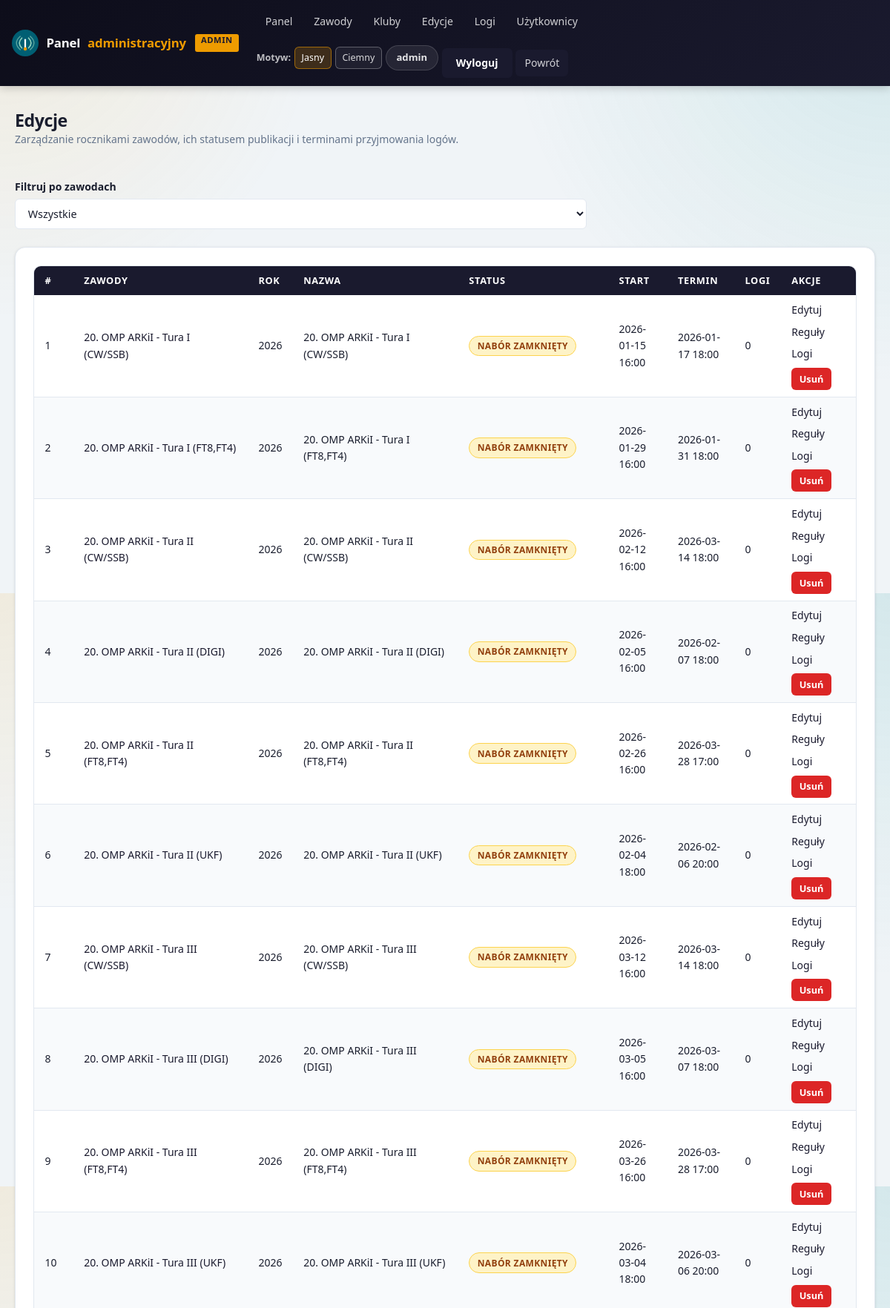
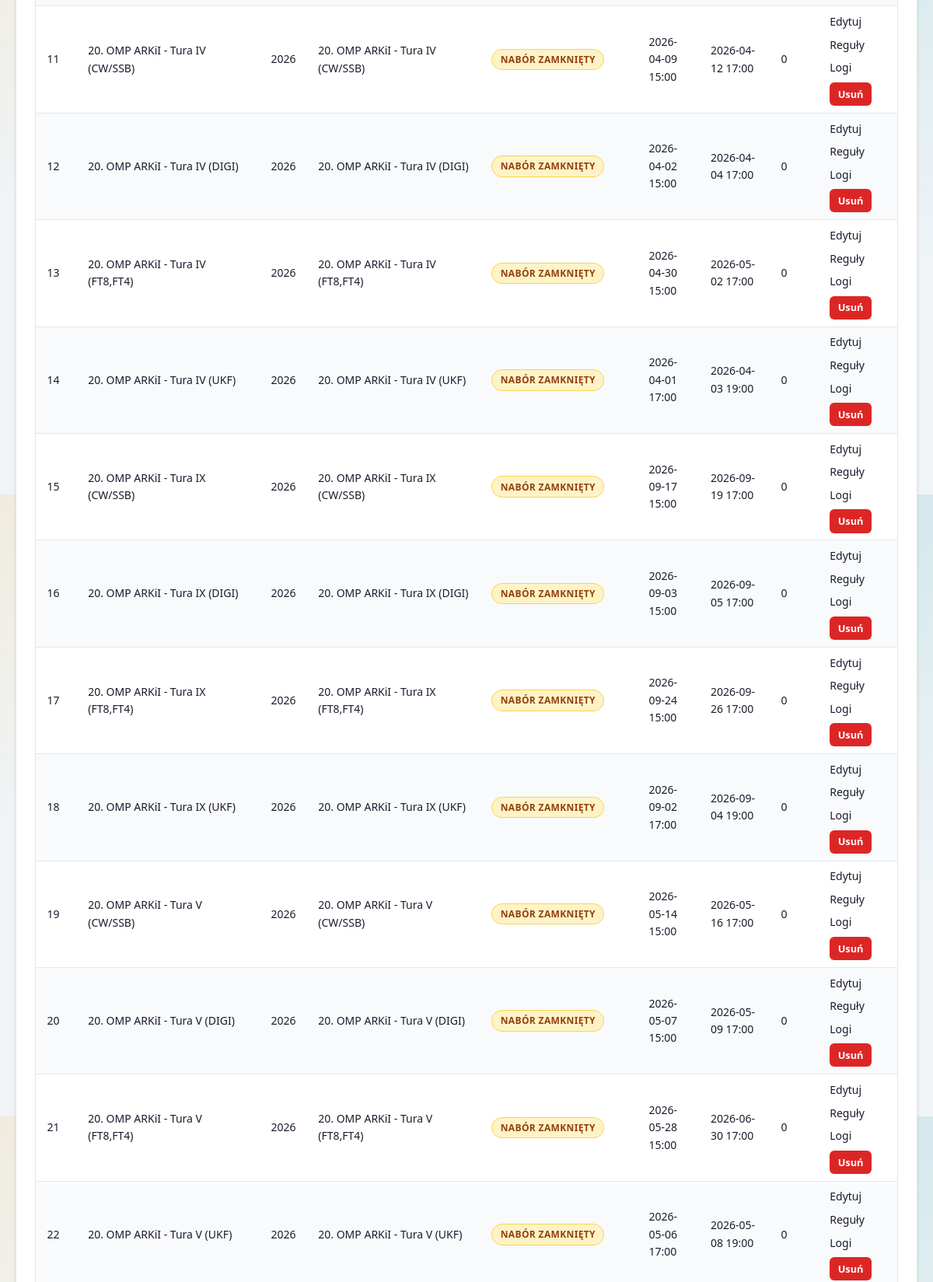
The app's page /admin/editions (signed in, upper part) with its own data (2 pictures, top to bottom).
### app/models.py (models this page shows, shortened)
class AdminUser(db.Model):
    id = db.Column(db.Integer, primary_key=True)
    username = db.Column(db.String(80), nullable=False, unique=True)
    password_hash = db.Column(db.String(255), nullable=False)
    created_at = db.Column(db.DateTime, default=datetime.utcnow, nullable=False)
    last_login_at = db.Column(db.DateTime, nullable=True)

class ContestEdition(db.Model):
    id = db.Column(db.Integer, primary_key=True)
    contest_id = db.Column(db.Integer, db.ForeignKey("contest.id"), nullable=False)
    year = db.Column(db.Integer, nullable=False)
    name = db.Column(db.String(120), nullable=True)
    description = db.Column(db.Text, nullable=True)
    status = db.Column(db.String(32), default="draft", nullable=False)
    submission_open_at = db.Column(db.DateTime, nullable=True)
    submission_deadline = db.Column(db.DateTime, nullable=True)
    created_at = db.Column(db.DateTime, default=datetime.utcnow, nullable=False)
    contest = db.relationship("Contest", back_populates="editions")
    rules = db.relationship(
        "ContestRule",
        back_populates="edition",
        cascade="all, delete-orphan",
        order_by="ContestRule.key",
    )
    logs = db.relationship(
        "ContestLog",
        back_populates="edition",
        cascade="all, delete-orphan",
        order_by="ContestLog.uploaded_at.desc()",
    )
    categories = db.relationship(
        "ContestCategory",
        back_populates="edition",
        cascade="all, delete-orphan",
        order_by="ContestCategory.name",
    )
    certificate_template = db.relationship(
        "CertificateTemplate",
        back_populates="edition",
        uselist=False,
        cascade="all, delete-orphan",
    )
    __table_args__ = (db.UniqueConstraint("contest_id", "year", name="uq_contest_edition_year"),)
    @property
    def display_name(self) -> str:
        if self.name:
            return f"{self.name} ({self.year})"
        return f"{self.contest.name} {self.year}"
    @property
    def status_label(self) -> str:
        labels = {
            "draft": "Szkic",
            "accepting_logs": "Przyjmowanie logów",
            "submission_closed": "Nabór zamknięty",
        }
        return labels.get(self.status, self.status.replace("_", " ").title())

class Contest(db.Model):
    id = db.Column(db.Integer, primary_key=True)
    name = db.Column(db.String(120), nullable=False, unique=True)
    description = db.Column(db.Text, nullable=True)
    is_yearly_recurring = db.Column(db.Boolean, default=True, nullable=False)
    created_at = db.Column(db.DateTime, default=datetime.utcnow, nullable=False)
    editions = db.relationship(
        "ContestEdition",
        back_populates="contest",
        cascade="all, delete-orphan",
        order_by="ContestEdition.year.desc()",
    )
    rule_notes = db.relationship(
        "ContestRuleNote",
        back_populates="contest",
        cascade="all, delete-orphan",
        order_by="ContestRuleNote.created_at.desc()",
    )

### app/admin.py (the view)
@admin_bp.route("/editions")
@admin_login_required
def editions():
    contest_id = request.args.get("contest_id", type=int)
    query = ContestEdition.query.join(Contest)
    if contest_id:
        query = query.filter(ContestEdition.contest_id == contest_id)
    editions_list = query.order_by(Contest.name.asc(), ContestEdition.year.desc()).all()
    contests_list = Contest.query.order_by(Contest.name.asc()).all()
    return render_template(
        "admin/editions.html",
        editions=editions_list,
        contests=contests_list,
        selected_contest_id=contest_id,
    )

### app/admin.py (called while the page is built)
@admin_bp.before_request
def require_admin_login():
    allowed_endpoints = {
        "admin.login",
        "admin.logout",
    }
    if request.endpoint in allowed_endpoints:
        return None
    if get_current_admin_user() is None:
        flash("Zaloguj się, aby uzyskać dostęp do panelu administracyjnego.", "error")
        return redirect(url_for("admin.login", next=request.full_path if request.query_string else None))

### app/admin_auth.py (called while the page is built)
def get_current_admin_user() -> AdminUser | None:
    if hasattr(g, "current_admin_user"):
        return g.current_admin_user
    user_id = session.get(SESSION_KEY)
    if not user_id:
        g.current_admin_user = None
        return None
    user = db.session.get(AdminUser, user_id)
    g.current_admin_user = user
    return user

def admin_login_required(view):
    @wraps(view)
    def wrapped(*args, **kwargs):
        if get_current_admin_user() is None:
            flash("Zaloguj się, aby uzyskać dostęp do panelu administracyjnego.", "error")
            return redirect(url_for("admin.login", next=request.full_path if request.query_string else None))
        return view(*args, **kwargs)
    return wrapped

### app/templates/admin/editions.html (shortened to what this page needs)
{% extends 'admin/base.html' %}
{% block content %}
<div class="page-header">
    <div>
        <h2>Edycje</h2>
        <p class="muted">Zarządzanie rocznikami zawodów, ich statusem publikacji i terminami przyjmowania logów.</p>
    </div>
    {% if contests %}
        <form method="get" class="filter-form">
            <div>
                <label for="contest_id">Filtruj po zawodach</label>
            <select id="contest_id" name="contest_id" onchange="this.form.submit()">
                <option value="">Wszystkie</option>
            </select>
            </div>
        </form>
    {% endif %}
</div>
<section class="card">
    {% if editions %}
        <div class="table-wrap">
            <table>
                <thead>
                    <tr>
                        <th>#</th>
                        <th>Zawody</th>
                        <th>Rok</th>
                        <th>Nazwa</th>
                        <th>Status</th>
                        <th>Start</th>
                        <th>Termin</th>
                        <th>Logi</th>
                        <th>Akcje</th>
                    </tr>
                </thead>
                <tbody>
                    {% for edition in editions %}
                    <tr>
                        <td>{{ edition.id }}</td>
                        <td><a href="{{ url_for('main.contest_detail', contest_id=edition.contest_id) }}">{{ edition.contest.name }}</a></td>
                        <td>{{ edition.year }}</td>
                        <td>{{ edition.name or '—' }}</td>
                        <td><span class="badge badge-{{ edition.status }}">{{ edition.status_label }}</span></td>
                        <td>{{ edition.submission_open_at.strftime('%Y-%m-%d %H:%M') if edition.submission_open_at else '—' }}</td>
                        <td>{{ edition.submission_deadline.strftime('%Y-%m-%d %H:%M') if edition.submission_deadline else '—' }}</td>
                        <td>{{ edition.logs | length }}</td>
                        <td>
                            <div class="table-actions">
                                <a href="{{ url_for('admin.edit_edition', edition_id=edition.id) }}">Edytuj</a>
                                <a href="{{ url_for('admin.edition_rules', edition_id=edition.id) }}">Reguły</a>
                                <a href="{{ url_for('admin.logs', edition_id=edition.id) }}">Logi</a>
                                <form method="post" action="{{ url_for('admin.delete_edition', edition_id=edition.id) }}" class="inline-action"
                                      onsubmit="return confirm('Usunąć edycję \'{{ edition.display_name }}\' oraz wszystkie jej logi?')">
                                    <button type="submit" class="btn-danger btn-sm">Usuń</button>
                                </form>
                            </div>
                        </td>
                    </tr>
                    {% endfor %}
                </tbody>
            </table>
        </div>
    {% else %}
        <p class="muted">Nie znaleziono edycji.</p>
    {% endif %}
</section>
{% endblock %}

### app/templates/admin/base.html (shortened to what this page needs)
<!doctype html>
<html lang="{{ ui_lang }}" data-theme="{{ ui_theme }}">
<head>
    <link rel="stylesheet" href="{{ url_for('static', filename='styles.css') }}">
</head>
<body class="admin-panel">
<header class="site-header admin-header">
    <div class="header-inner">
        <a class="site-logo" href="{{ url_for('admin.dashboard') }}">
            <img src="{{ url_for('static', filename='favicon.svg') }}" alt="Logo">
            <span class="site-logo-text">Panel&nbsp;<span class="logo-accent">administracyjny</span> <span class="admin-badge">ADMIN</span></span>
        </a>
        <nav class="admin-nav">
            <div class="admin-nav-primary">
                <a href="{{ url_for('admin.dashboard') }}">Panel</a>
                <a href="{{ url_for('admin.contests') }}">Zawody</a>
                <a href="{{ url_for('admin.clubs') }}">Kluby</a>
                <a href="{{ url_for('admin.editions') }}">Edycje</a>
                <a href="{{ url_for('admin.logs') }}">Logi</a>
                <a href="{{ url_for('admin.users') }}">Użytkownicy</a>
            </div>
            <div class="admin-nav-meta">
                <span class="admin-nav-label">{{ t('theme') }}:</span>
                <a href="{{ ui_url(theme='light') }}" class="nav-chip {% if ui_theme == 'light' %}active{% endif %}">{{ t('theme_light') }}</a>
                <a href="{{ ui_url(theme='dark') }}" class="nav-chip {% if ui_theme == 'dark' %}active{% endif %}">{{ t('theme_dark') }}</a>
                {% if current_admin_user %}
                    <span class="admin-user-pill">{{ current_admin_user.username }}</span>
                    <form method="post" action="{{ url_for('admin.logout') }}" class="admin-nav-form">
                        <button type="submit" class="button admin-logout">Wyloguj</button>
                    </form>
                {% endif %}
                <a href="{{ url_for('main.index') }}" class="button admin-public-link">Powrót</a>
            </div>
        </nav>
    </div>
</header>
<main class="container admin-main">
    {% block content %}{% endblock %}
</main>
</body>
</html>

### app/templates/admin/base.html (style rules this page uses)
:root { --clr-primary: #1a1a2e; --clr-primary-dark: #0d0d1a; --clr-primary-light:#2d2d5a; --clr-accent: #ee9b00; }
.site-header { background: linear-gradient(135deg, #0d0d1a 0%, #1a1a2e 100%); }
.admin-badge { display: inline-block; background: var(--clr-accent); color: #1a1a2e; font-size: .7rem; font-weight: 800; padding: .15rem .5rem; border-radius: 3px; vertical-align: middle; margin-left: .4rem; letter-spacing: .05em; }
thead th { background: #1a1a2e; }

### records on screen
AdminUser: username "admin"
ContestEdition: id "1", contest.name "20. OMP ARKiI - Tura I (CW/SSB)", year "2026", name "20. OMP ARKiI - Tura I (CW/SSB)", status_label "NABÓR ZAMKNIĘTY", submission_open_at "2026-01-15 16:00", submission_deadline "2026-01-17 18:00", logs|length "0"
ContestEdition: id "2", contest.name "20. OMP ARKiI - Tura I (FT8,FT4)", year "2026", name "20. OMP ARKiI - Tura I (FT8,FT4)", status_label "NABÓR ZAMKNIĘTY", submission_open_at "2026-01-29 16:00", submission_deadline "2026-01-31 18:00", logs|length "0"
ContestEdition: id "3", contest.name "20. OMP ARKiI - Tura II (CW/SSB)", year "2026", name "20. OMP ARKiI - Tura II (CW/SSB)", status_label "NABÓR ZAMKNIĘTY", submission_open_at "2026-02-12 16:00", submission_deadline "2026-03-14 18:00", logs|length "0"
ContestEdition: id "4", contest.name "20. OMP ARKiI - Tura II (DIGI)", year "2026", name "20. OMP ARKiI - Tura II (DIGI)", status_label "NABÓR ZAMKNIĘTY", submission_open_at "2026-02-05 16:00", submission_deadline "2026-02-07 18:00", logs|length "0"
ContestEdition: id "5", contest.name "20. OMP ARKiI - Tura II (FT8,FT4)", year "2026", name "20. OMP ARKiI - Tura II (FT8,FT4)", status_label "NABÓR ZAMKNIĘTY", submission_open_at "2026-02-26 16:00", submission_deadline "2026-03-28 17:00", logs|length "0"
ContestEdition: id "6", contest.name "20. OMP ARKiI - Tura II (UKF)", year "2026", name "20. OMP ARKiI - Tura II (UKF)", status_label "NABÓR ZAMKNIĘTY", submission_open_at "2026-02-04 18:00", submission_deadline "2026-02-06 20:00", logs|length "0"
ContestEdition: id "7", contest.name "20. OMP ARKiI - Tura III (CW/SSB)", year "2026", name "20. OMP ARKiI - Tura III (CW/SSB)", status_label "NABÓR ZAMKNIĘTY", submission_open_at "2026-03-12 16:00", submission_deadline "2026-03-14 18:00", logs|length "0"
ContestEdition: id "8", contest.name "20. OMP ARKiI - Tura III (DIGI)", year "2026", name "20. OMP ARKiI - Tura III (DIGI)", status_label "NABÓR ZAMKNIĘTY", submission_open_at "2026-03-05 16:00", submission_deadline "2026-03-07 18:00", logs|length "0"
ContestEdition: id "9", contest.name "20. OMP ARKiI - Tura III (FT8,FT4)", year "2026", name "20. OMP ARKiI - Tura III (FT8,FT4)", status_label "NABÓR ZAMKNIĘTY", submission_open_at "2026-03-26 16:00", submission_deadline "2026-03-28 17:00", logs|length "0"
ContestEdition: id "10", contest.name "20. OMP ARKiI - Tura III (UKF)", year "2026", name "20. OMP ARKiI - Tura III (UKF)", status_label "NABÓR ZAMKNIĘTY", submission_open_at "2026-03-04 18:00", submission_deadline "2026-03-06 20:00", logs|length "0"
ContestEdition: id "11", contest.name "20. OMP ARKiI - Tura IV (CW/SSB)", year "2026", name "20. OMP ARKiI - Tura IV (CW/SSB)", status_label "NABÓR ZAMKNIĘTY", submission_open_at "2026-04-09 15:00", submission_deadline "2026-04-12 17:00", logs|length "0"
ContestEdition: id "12", contest.name "20. OMP ARKiI - Tura IV (DIGI)", year "2026", name "20. OMP ARKiI - Tura IV (DIGI)", status_label "NABÓR ZAMKNIĘTY", submission_open_at "2026-04-02 15:00", submission_deadline "2026-04-04 17:00", logs|length "0"
ContestEdition: id "13", contest.name "20. OMP ARKiI - Tura IV (FT8,FT4)", year "2026", name "20. OMP ARKiI - Tura IV (FT8,FT4)", status_label "NABÓR ZAMKNIĘTY", submission_open_at "2026-04-30 15:00", submission_deadline "2026-05-02 17:00", logs|length "0"
ContestEdition: id "14", contest.name "20. OMP ARKiI - Tura IV (UKF)", year "2026", name "20. OMP ARKiI - Tura IV (UKF)", status_label "NABÓR ZAMKNIĘTY", submission_open_at "2026-04-01 17:00", submission_deadline "2026-04-03 19:00", logs|length "0"
ContestEdition: id "15", contest.name "20. OMP ARKiI - Tura IX (CW/SSB)", year "2026", name "20. OMP ARKiI - Tura IX (CW/SSB)", status_label "NABÓR ZAMKNIĘTY", submission_open_at "2026-09-17 15:00", submission_deadline "2026-09-19 17:00", logs|length "0"
ContestEdition: id "16", contest.name "20. OMP ARKiI - Tura IX (DIGI)", year "2026", name "20. OMP ARKiI - Tura IX (DIGI)", status_label "NABÓR ZAMKNIĘTY", submission_open_at "2026-09-03 15:00", submission_deadline "2026-09-05 17:00", logs|length "0"
ContestEdition: id "17", contest.name "20. OMP ARKiI - Tura IX (FT8,FT4)", year "2026", name "20. OMP ARKiI - Tura IX (FT8,FT4)", status_label "NABÓR ZAMKNIĘTY", submission_open_at "2026-09-24 15:00", submission_deadline "2026-09-26 17:00", logs|length "0"
ContestEdition: id "18", contest.name "20. OMP ARKiI - Tura IX (UKF)", year "2026", name "20. OMP ARKiI - Tura IX (UKF)", status_label "NABÓR ZAMKNIĘTY", submission_open_at "2026-09-02 17:00", submission_deadline "2026-09-04 19:00", logs|length "0"
ContestEdition: id "19", contest.name "20. OMP ARKiI - Tura V (CW/SSB)", year "2026", name "20. OMP ARKiI - Tura V (CW/SSB)", status_label "NABÓR ZAMKNIĘTY", submission_open_at "2026-05-14 15:00", submission_deadline "2026-05-16 17:00", logs|length "0"
ContestEdition: id "20", contest.name "20. OMP ARKiI - Tura V (DIGI)", year "2026", name "20. OMP ARKiI - Tura V (DIGI)", status_label "NABÓR ZAMKNIĘTY", submission_open_at "2026-05-07 15:00", submission_deadline "2026-05-09 17:00", logs|length "0"
ContestEdition: id "21", contest.name "20. OMP ARKiI - Tura V (FT8,FT4)", year "2026", name "20. OMP ARKiI - Tura V (FT8,FT4)", status_label "NABÓR ZAMKNIĘTY", submission_open_at "2026-05-28 15:00", submission_deadline "2026-06-30 17:00", logs|length "0"
ContestEdition: id "22", contest.name "20. OMP ARKiI - Tura V (UKF)", year "2026", name "20. OMP ARKiI - Tura V (UKF)", status_label "NABÓR ZAMKNIĘTY", submission_open_at "2026-05-06 17:00", submission_deadline "2026-05-08 19:00", logs|length "0"

### other values on screen
{{ t('theme') }} "Motyw"
{{ t('theme_light') }} "Jasny"
{{ t('theme_dark') }} "Ciemny"
